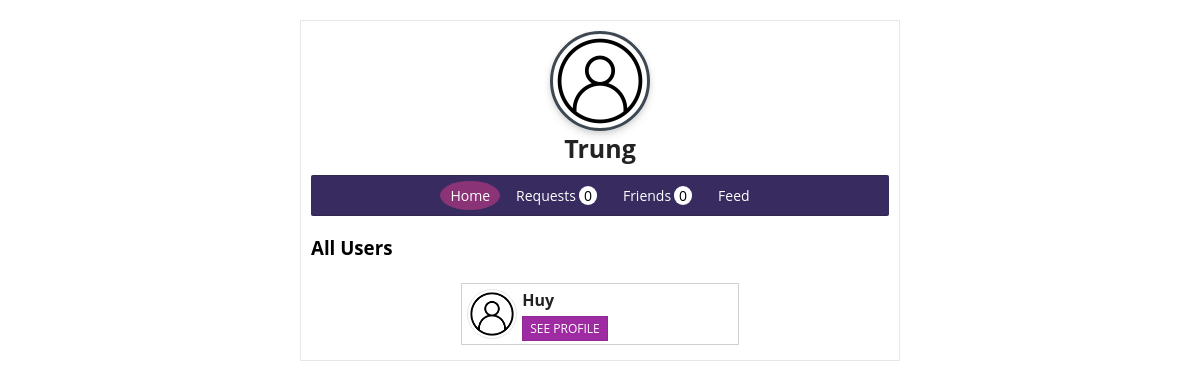
Page /profile.php (signed in) on the earlier database version.
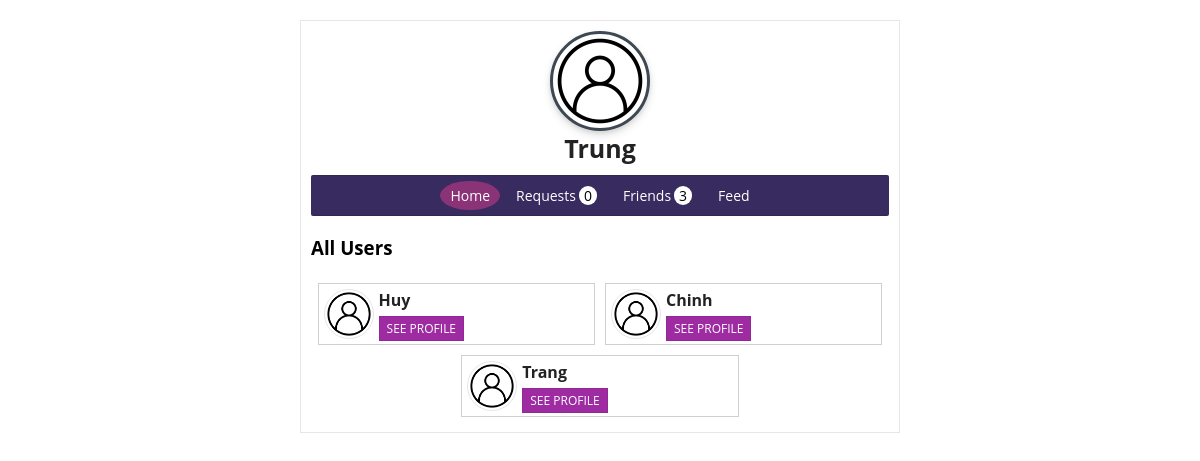
Same page on the later database version.
### tables this page shows
CREATE TABLE `tbl_user` (
  `id` int(10) UNSIGNED NOT NULL,
  `username` varchar(100) NOT NULL,
  `user_email` varchar(100) NOT NULL,
  `user_password` varchar(200) NOT NULL,
  `user_image` varchar(10) DEFAULT NULL
);

### includes/init.php (called while the page is built, shortened)
<?php
require 'classes/user.php';
require 'classes/friend.php';
$db_obj = new Database();
$db_connection = $db_obj->dbConnection();
$user_obj = new User($db_connection);
$frnd_obj = new Friend($db_connection);

### includes/classes/user.php (called while the page is built, shortened)
<?php
class User{
    protected $db;
    function __construct($db_connection){
        $this->db = $db_connection;
    }
    function find_user_by_id($id){
        try{
            $find_user = $this->db->prepare("SELECT * FROM `tbl_user` WHERE id = ?");
            $find_user->execute([$id]);
            if($find_user->rowCount() === 1){
                return $find_user->fetch(PDO::FETCH_OBJ);
            }
            else{
                return false;
            }
        }
        catch (PDOException $e) {
            die($e->getMessage());
        }
    }
    function all_users($id){
        try{
            $get_users = $this->db->prepare("SELECT id, username, user_image FROM `tbl_user` WHERE id != ?");
            $get_users->execute([$id]);
            if($get_users->rowCount() > 0){
                return $get_users->fetchAll(PDO::FETCH_OBJ);
            }
            else{
                return false;
            }
        }
        catch (PDOException $e) {
            die($e->getMessage());
        }
    }
}

### includes/classes/friend.php (called while the page is built, shortened)
<?php
class Friend{
    protected $db;
    public function __construct($db_connection){
        $this->db = $db_connection;
    }
    public function request_notification($my_id, $send_data){
        try{
            $sql = "SELECT sender, username, user_image FROM `friend_request` JOIN tbl_user ON friend_request.sender = tbl_user.id WHERE receiver = ?";
            $stmt = $this->db->prepare($sql);
            $stmt->execute([$my_id]);
            if($send_data){
                return $stmt->fetchAll(PDO::FETCH_OBJ);
            }
            else{
                return $stmt->rowCount();
            }
        }
        catch (PDOException $e) {
            die($e->getMessage());
        }
    }
    public function get_all_friends($my_id, $send_data){
        try{
            $sql = "SELECT * FROM `friends` WHERE user_one = :my_id OR user_two = :my_id";
            $stmt = $this->db->prepare($sql);
            $stmt->bindValue(':my_id',$my_id, PDO::PARAM_INT);
            $stmt->execute();
                if($send_data){
                    $return_data = [];
                    $all_users = $stmt->fetchAll(PDO::FETCH_OBJ);
                    foreach($all_users as $row){
                        if($row->user_one == $my_id){
                            $get_user = "SELECT id, username, user_image FROM `tbl_user` WHERE id = ?";
                            $get_user_stmt = $this->db->prepare($get_user);
                            $get_user_stmt->execute([$row->user_two]);
                            array_push($return_data, $get_user_stmt->fetch(PDO::FETCH_OBJ));
                        }else{
                            $get_user = "SELECT id, username, user_image FROM `tbl_user` WHERE id = ?";
                            $get_user_stmt = $this->db->prepare($get_user);
                            $get_user_stmt->execute([$row->user_one]);
                            array_push($return_data, $get_user_stmt->fetch(PDO::FETCH_OBJ));
                        }
                    }
                    return $return_data;
                }
                else{
                    return $stmt->rowCount();
                }
        }
        catch (PDOException $e) {
            die($e->getMessage());
        }
    }
}

### profile.php (the view, shortened to what this page needs)
<?php
require 'includes/init.php';
if(isset($_SESSION['id']) && isset($_SESSION['email'])){
    $user_data = $user_obj->find_user_by_id($_SESSION['id']);
    $all_users = $user_obj->all_users($_SESSION['id']);
}
else{
    header('Location: logout.php');
    exit;
}
$get_req_num = $frnd_obj->request_notification($_SESSION['id'], false);
$get_frnd_num = $frnd_obj->get_all_friends($_SESSION['id'], false);
?>
<!DOCTYPE html>
<html lang="en">
<head>
    <link rel="stylesheet" href="css/addfr.css">
</head>
<body>
    <div class="profile_container">
        <div class="inner_profile">
            <div class="img">
                <img src="img/avatar-user.png" alt="Profile image">
            </div>
            <h1><?php echo  $user_data->username;?></h1>
        </div>
        <nav>
            <ul>
                <li><a href="profile.php" rel="noopener noreferrer" class="active">Home</a></li>
                <li><a href="notifications.php" rel="noopener noreferrer">Requests<span class="badge <?php
                if($get_req_num > 0){
                    echo 'redBadge';
                }
                ?>"><?php echo $get_req_num;?></span></a></li>
                <li><a href="friends.php" rel="noopener noreferrer">Friends<span class="badge"><?php echo $get_frnd_num;?></span></a></li>
                <li><a href="Home-user.php" rel="noopener noreferrer">Feed</a></li>
            </ul>
        </nav>
        <div class="all_users">
            <h3>All Users</h3>
            <div class="usersWrapper">
                <?php
                if($all_users){
                    foreach($all_users as $row){
                        echo '<div class="user_box">
                                <div class="user_img"><img src="img/avatar-user.png" alt="Profile image"></div>
                                <div class="user_info"><span>'.$row->username.'</span>
                                <span><a href="user_profile.php?id='.$row->id.'" class="see_profileBtn">See profile</a></div>
                            </div>';
                    }
                }
                else{
                    echo '<h4>There is no user!</h4>';
                }
                ?>
            </div>
        </div>
    </div>
</body>
</html>

### css/addfr.css (style rules this page uses)
* { box-sizing: border-box; -webkit-box-sizing: border-box; }
body { padding: 20px; margin: 0; font-family: 'Open Sans', sans-serif; background-color: #FFF; }
a { color: inherit; text-decoration: none; outline: none; }
h1 { text-align: center; color: #232323; }
.profile_container { margin: 0 auto; max-width: 600px; background-color: #ffffff; border: 1px solid rgba(23,23,23, .1); padding: 10px; }
.profile_container nav ul { list-style: none; padding: 5px 0; margin:10px 0; display: flex; flex-wrap: wrap; border-top: 1px solid rgba(23,23,23, .2); border-bottom: 1px solid rgba(23,23,23, .2); justify-content: center; background: #382B5F; border-radius: 2px; }
.profile_container nav ul li a { color: #FFF; font-size: 14px; display: block; padding:5px 10px; margin:0 3px; }
.profile_container nav .badge { background: #FFF; display: inline-block; padding:0 5px; margin-left: 3px; color: #000; border-radius: 20px; }
.inner_profile .img { overflow: hidden; width: 100px; height: 100px; border-radius: 50%; background: #FFF; box-shadow: 0 4px 8px 0 rgba(0,0,0,0.12), 0 2px 4px 0 rgba(0,0,0,0.08); border: 3px solid #3D4852; margin: 0 auto; }
.inner_profile .img img { max-height: 100%; width: auto; }
.inner_profile h1 { padding: 0; margin: 0; font-size: 25px; text-transform: capitalize; }
.active { outline: none; background-color: #8a3377 !important; color: #FFF !important; border-radius: 50%; }
.all_users .usersWrapper { display: flex; flex-wrap: wrap; justify-content: center; }
.all_users .user_box { display: flex; flex-wrap: wrap; align-items: center; border: 1px solid rgba(23,23,23, .2); margin: 5px; padding: 5px; width: 48%; background-color: #FFF; align-items: stretch; }
.user_box .user_img { width: 50px; height: 50px; overflow: hidden; border: 1px solid rgba(0, 0, 0, 0.1); margin-right: 5px; border-radius: 50%; }
.user_box .user_img img { height: 100%; width: auto; }
.user_box .user_info { flex-grow: 1; }
.user_info span { display: block; }
.user_info span:first-child { text-overflow: ellipsis; overflow: hidden; white-space: nowrap; text-transform: capitalize; color: #222222; font-weight: bold; padding-bottom: 5px; }
.see_profileBtn { background-color: #9f2ba3; border: 1px solid rgba(23,23,23, .1); color: #FFF; font-size: 12px; padding:3px 7px; text-transform: uppercase; }

Differences in the rows shown:
added tbl_user: username "Chinh"
added tbl_user: username "Trang"
Other differences:
$get_frnd_num: "0" → "3"
